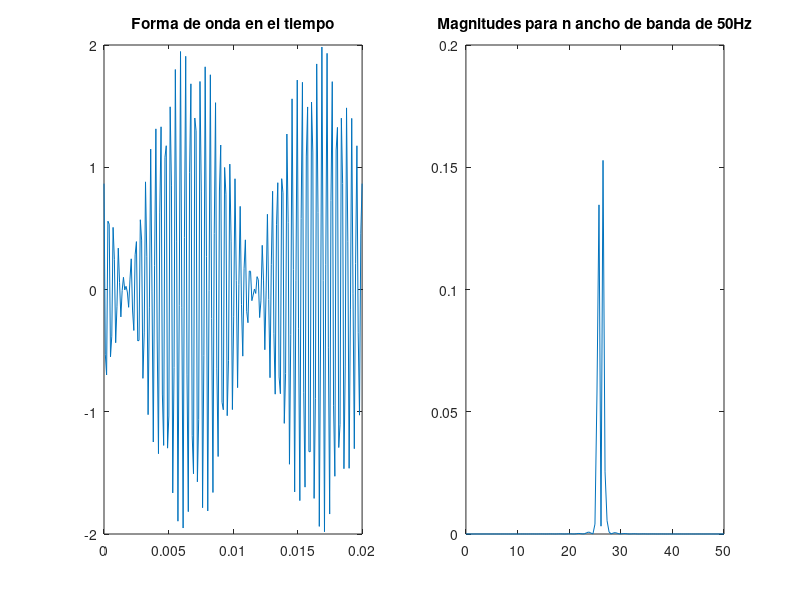
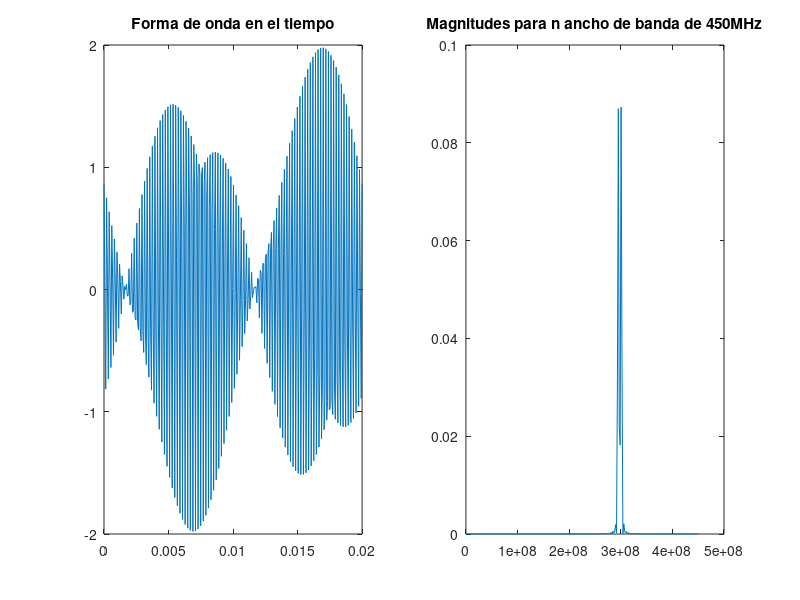

The MATLAB source for these figures, in order:
d=2;%km
dr=1.5;%km
v=60;%km/h
fs=900e6;%MHz
c=3e8*3.6;%km/h
alpha =1;
Ds=2*fs*v/c;
t=linspace(0,2/Ds,200);
E=2*alpha.*sin(2*pi*fs.*(v.*t./c+(d-dr)/c)).*sin(2*pi*fs.*(t-d/c));
figure
subplot(1,2,1)
plot(t,E)
title('Forma de onda en el tiempo');
subplot(1,2,2)
n = 2^nextpow2(length(t));
f = Ds*(0:(n/2))/n;
y=fft(E,n);
P = abs(y/n).^2;
plot(f,P(1:n/2+1))
title('Magnitudes para n ancho de banda de 50Hz')

t=linspace(0,2/Ds,300);
E=2*alpha.*sin(2*pi*fs.*(v.*t./c+(d-dr)/c)).*sin(2*pi*fs.*(t-d/c));
figure
subplot(1,2,1)
plot(t,E)
title('Forma de onda en el tiempo');
subplot(1,2,2)
n = 2^nextpow2(length(t));
f = fs*(0:(n/2))/n;
y=fft(E,n);
P = abs(y/n).^2;
plot(f,P(1:n/2+1))
title('Magnitudes para n ancho de banda de 450MHz')

